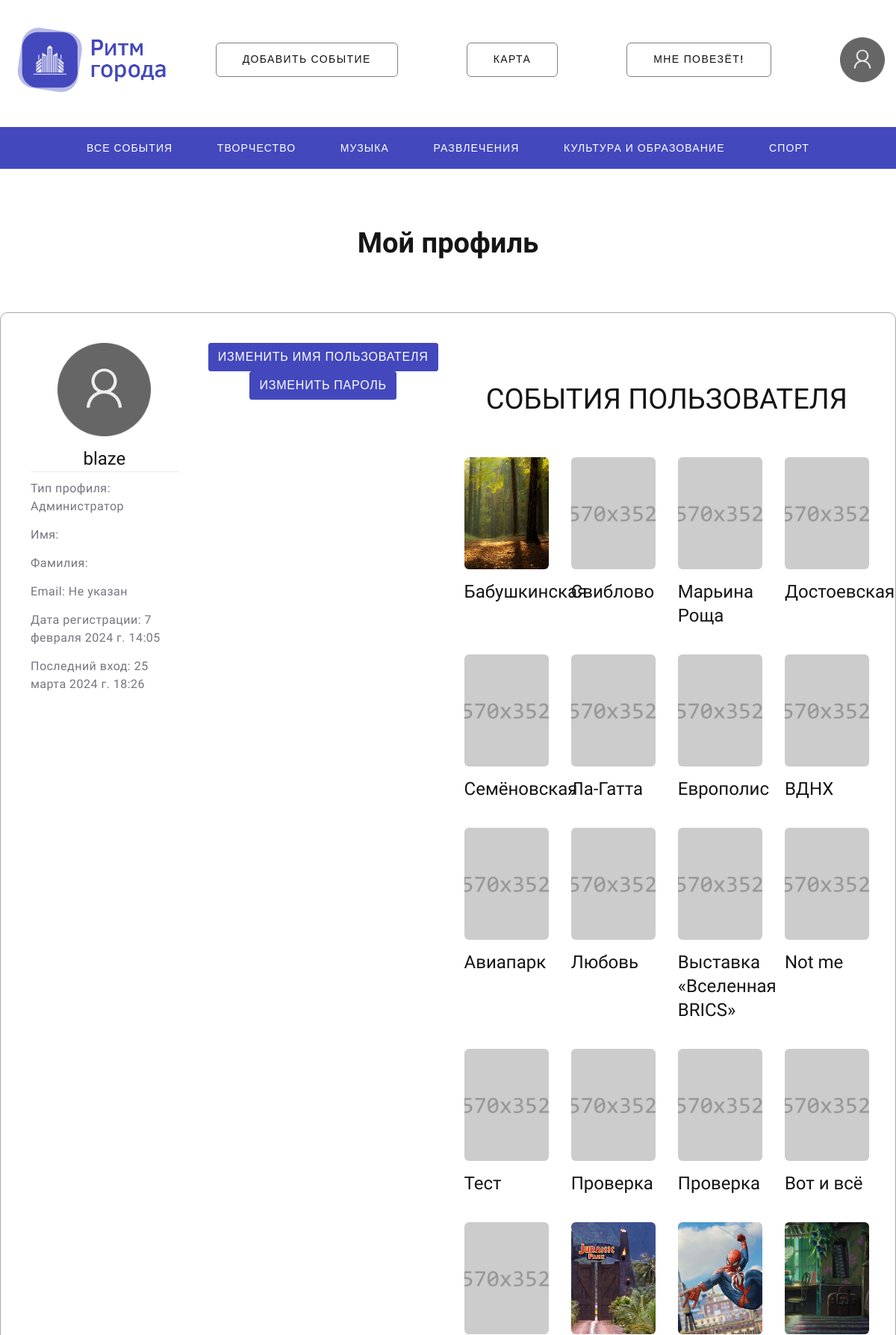
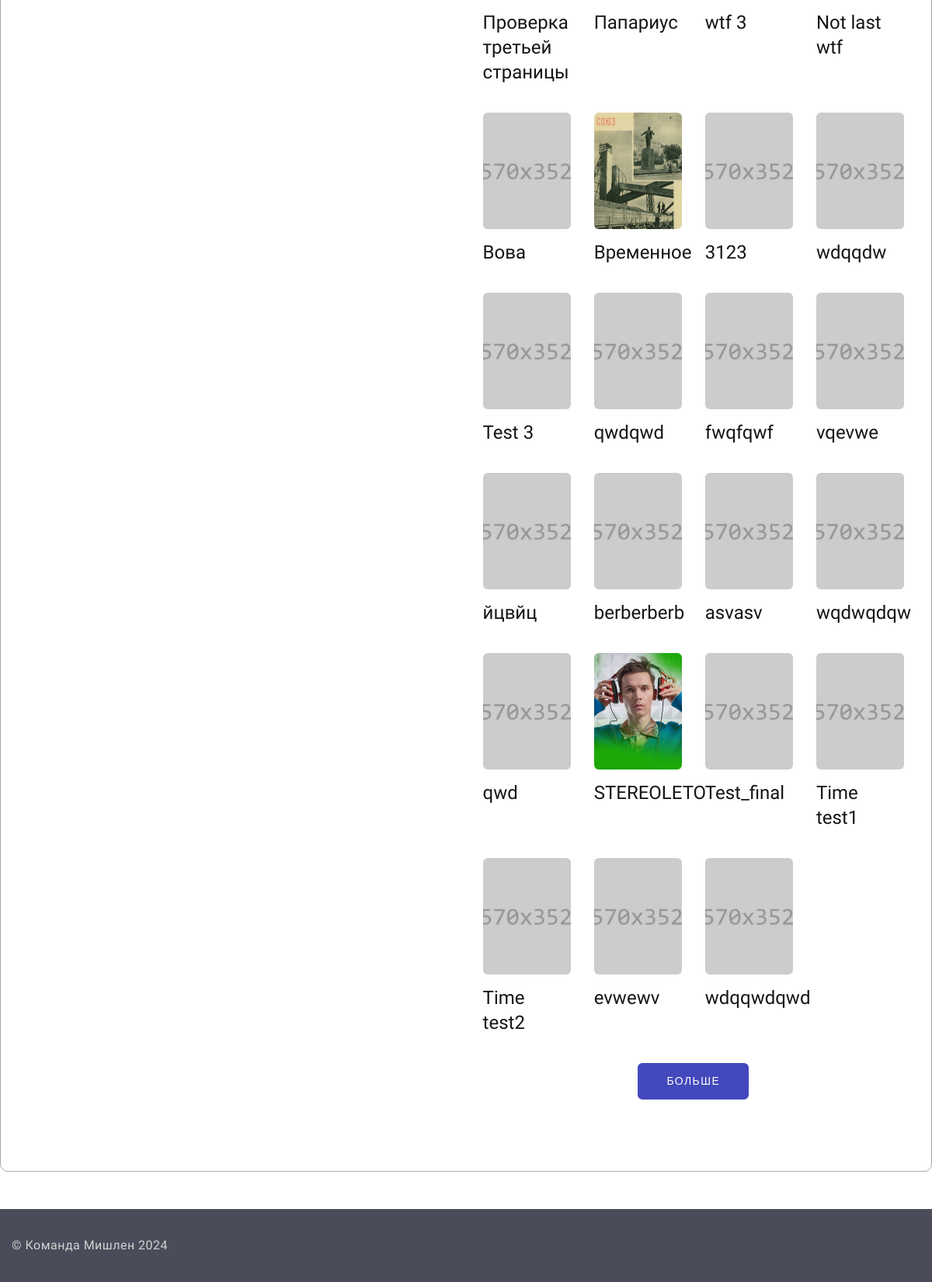
Screenshot of /profile/1 (signed in) with the database file from the repository (2 pictures, top to bottom).
### dosug/models.py (models this page shows, shortened)
class Event(models.Model):
    id = models.IntegerField(primary_key=True)
    title = models.CharField(max_length=30, null=False)
    type = models.CharField(max_length=20)
    image = models.ImageField(default="default.jpg")
    tiny_description = models.CharField(max_length=250)
    description = models.CharField(max_length=1200)
    link = models.CharField(max_length=30)
    address = models.CharField(max_length=60)
    price = models.IntegerField(max_length=30, default=0)
    phone = models.CharField(max_length=30)
    coordinates = models.CharField(max_length=100)
    views = models.IntegerField(default=0)
    author = models.IntegerField(default=0)
    created_at = models.DateTimeField(default=datetime.now, blank=True)

### dosug/views.py (the view, shortened to what this page needs)
# urls.py: path('profile/<int:id>', views.profile),
def profile(request, id, edit = 0):
    events = ""
    user_prof = User.objects.filter(id=id).first()
    if user_prof is None:
        messages.warning(request, "Указанный профиль не найден")
        return redirect('/')
    if request.user.is_authenticated:
        if request.user.id == id:
            edit = 1
        events = Event.objects.all()
    return render(request, 'dosug/profile.html', {'edit': edit, 'user_prof': user_prof, 'events': events})

### templates/dosug/profile.html (shortened to what this page needs)
{% extends "dosug/layout.html" %}
{% block content %}
<html class="wide wow-animation" lang="en">
  <head>
    <link rel="stylesheet" href="../../static/css/bootstrap.css">
    <link rel="stylesheet" href="../../static/css/style.css" id="main-styles-link">
  </head>
  <body>
  <div class="page"><br><br><br>
      <section class="section novi-background section-md text-center">
          <h3 style="text-align: center"><b>{% if edit == 1 %}Мой профиль{% else %}{{user_prof.username}}{% endif %}</b></h3></section>
      <div class="container" style="border: 1px solid darkgray; border-radius: 10px; padding: 20px; text-align: left">
          <div style="display: inline-flex; text-align: center">
          <div class="block-center">
          <img src="/static/images/default.png" style="border-radius: 50px; width: 125px; height: 125px">
          <h4>{{user_prof.username}}</h4><hr>
              <div style="margin-top: 10px; text-align: left">
              <p>Тип профиля: {{user_prof.type}}</p>
                  {%if user_prof.org_name is Null %}
              <p>Имя: {{user_prof.first_name}}</p>
              <p>Фамилия: {{user_prof.last_name}}</p>
                  {% else %}
              <p>Название организации: {{user_prof.org_name}}</p>
                  {% endif %}
              <p> Email: {%if user_prof.email != "" %}{{user_prof.email}}{%else%}Не указан{%endif%}</p>
              <p> Дата регистрации: {{user_prof.date_joined}}</p>
              <p> Последний вход: {{user_prof.last_login}}</p>
              </div>
              </div>
              {% if edit == 1 %}
          <div class="block-center">
          <button id="toggleFormButton" class="btn btn-primary">Изменить имя пользователя</button>
                    <button id="toggleFormButton2" class="btn btn-primary">Изменить пароль</button>
                        </div>
              {% endif %}
      <section class="section novi-background section-lg text-center" style="width: 85%">
        <div class="container">
          <h3 class="text-uppercase">События пользователя</h3>
          <div class="row row-35 row-xxl-70 offset-top-2">
            {% for event in events %}
            <div class="col-sm-6 col-lg-3">
                <article class="thumbnail-light"><a class="thumbnail-light-media" href="/event/{{event.id}}"><img src="/static/images/event_pics/{{ event.image }}" style="width: 571px; height: 150px; object-fit: cover;" alt=""/></a>
                <h4 class="thumbnail-light-title"><a href="/event/{{event.id}}">{{event.title}}</a></h4>
              </article>
            </div>
            {% endfor %}
            <div class="col-md-12 wow-outer"><a class="button button-primary" href="/events/all/-created_at">Больше</a></div>
          </div>
        </div>
      </section>
              </div>
      </div>
      <br><br>
      </div>
  </body>
</html>
{% endblock content %}

### templates/dosug/layout.html (style rules this page uses)
button { background: #4348bd; font-family: "Georgia"; color: white; }

### rows the page displays
Event: image (picture), title "Бабушкинская"
Event: image (placeholder picture), title "Свиблово"
Event: image (placeholder picture), title "Марьина Роща"
Event: image (placeholder picture), title "Достоевская"
Event: image (placeholder picture), title "Семёновская"
Event: image (placeholder picture), title "Ла-Гатта"
Event: image (placeholder picture), title "Европолис"
Event: image (placeholder picture), title "ВДНХ"
Event: image (placeholder picture), title "Авиапарк"
Event: image (placeholder picture), title "Любовь"
Event: image (placeholder picture), title "Выставка «Вселенная BRICS»"
Event: image (placeholder picture), title "Not me"
Event: image (placeholder picture), title "Тест"
Event: image (placeholder picture), title "Проверка"
Event: image (placeholder picture), title "Проверка"
Event: image (placeholder picture), title "Вот и всё"
Event: image (placeholder picture), title "Проверка третьей страницы"
Event: image (picture), title "Папариус"
Event: image (picture), title "wtf 3"
Event: image (picture), title "Not last wtf"
Event: image (placeholder picture), title "Вова"
Event: image (picture), title "Временное"
Event: image (placeholder picture), title "3123"
Event: image (placeholder picture), title "wdqqdw"
Event: image (placeholder picture), title "Test 3"
Event: image (placeholder picture), title "qwdqwd"
Event: image (placeholder picture), title "fwqfqwf"
Event: image (placeholder picture), title "vqevwe"
Event: image (placeholder picture), title "йцвйц"
Event: image (placeholder picture), title "berberberb"
Event: image (placeholder picture), title "asvasv"
Event: image (placeholder picture), title "wqdwqdqw"
Event: image (placeholder picture), title "qwd"
Event: image (picture), title "STEREOLETO"
Event: image (placeholder picture), title "Test_final"
Event: image (placeholder picture), title "Time test1"
Event: image (placeholder picture), title "Time test2"
Event: image (placeholder picture), title "evwewv"
Event: image (placeholder picture), title "wdqqwdqwd"

### other values shown
{{ user_prof.username }} "blaze"
{{ user_prof.type }} "Администратор"
{{ user_prof.date_joined }} "7 февраля 2024 г. 14:05"
{{ user_prof.last_login }} "25 марта 2024 г. 18:26"
